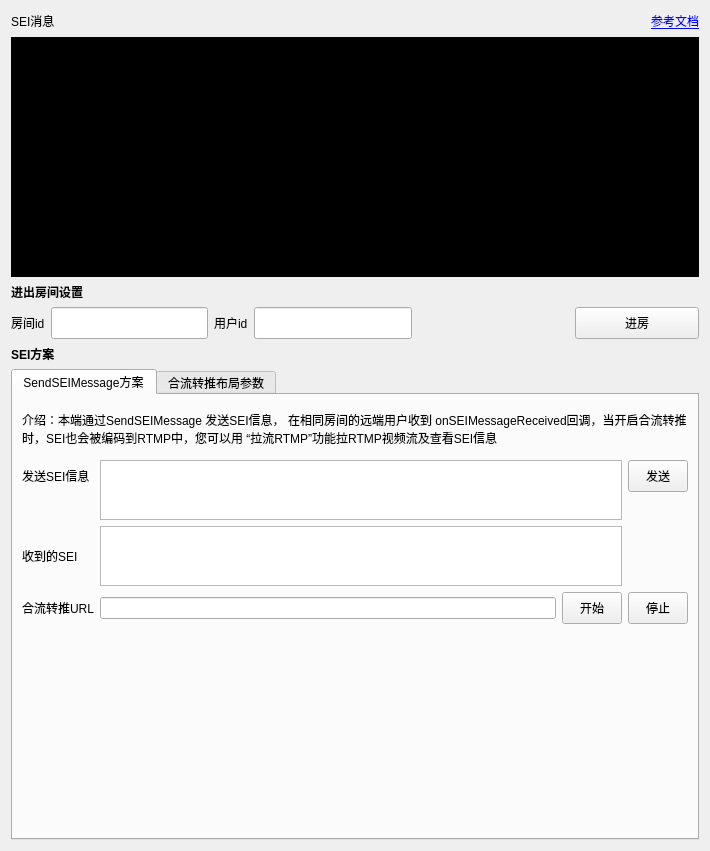
<?xml version="1.0" encoding="UTF-8"?>
<ui version="4.0">
 <class>SEIMessage</class>
 <widget class="QWidget" name="SEIMessage">
  <property name="geometry">
   <rect>
    <x>0</x>
    <y>0</y>
    <width>710</width>
    <height>851</height>
   </rect>
  </property>
  <property name="windowTitle">
   <string>Form</string>
  </property>
  <layout class="QVBoxLayout" name="verticalLayout">
   <item>
    <layout class="QHBoxLayout" name="horizontalLayout_2">
     <item>
      <widget class="QLabel" name="label_title">
       <property name="text">
        <string>SEI消息</string>
       </property>
      </widget>
     </item>
     <item>
      <spacer name="horizontalSpacer_3">
       <property name="orientation">
        <enum>Qt::Horizontal</enum>
       </property>
       <property name="sizeHint" stdset="0">
        <size>
         <width>40</width>
         <height>20</height>
        </size>
       </property>
      </spacer>
     </item>
     <item>
      <widget class="QLabel" name="label_6">
       <property name="minimumSize">
        <size>
         <width>18</width>
         <height>18</height>
        </size>
       </property>
       <property name="maximumSize">
        <size>
         <width>18</width>
         <height>18</height>
        </size>
       </property>
       <property name="text">
        <string/>
       </property>
       <property name="pixmap">
        <pixmap resource="../../../resources.qrc">:/img/Resources/ui/document.png</pixmap>
       </property>
       <property name="scaledContents">
        <bool>true</bool>
       </property>
      </widget>
     </item>
     <item>
      <widget class="QLabel" name="label_5">
       <property name="text">
        <string>&lt;a href=&quot;https://www.volcengine.com/docs/6348/70140&quot;&gt;参考文档</string>
       </property>
       <property name="openExternalLinks">
        <bool>true</bool>
       </property>
      </widget>
     </item>
    </layout>
   </item>
   <item>
    <widget class="QWidget" name="widget_users" native="true">
     <property name="minimumSize">
      <size>
       <width>0</width>
       <height>0</height>
      </size>
     </property>
     <property name="maximumSize">
      <size>
       <width>16777215</width>
       <height>240</height>
      </size>
     </property>
     <property name="styleSheet">
      <string notr="true">background-color: rgb(0, 0, 0);</string>
     </property>
     <layout class="QHBoxLayout" name="horizontalLayout_5">
      <property name="spacing">
       <number>0</number>
      </property>
      <property name="leftMargin">
       <number>0</number>
      </property>
      <property name="topMargin">
       <number>0</number>
      </property>
      <property name="rightMargin">
       <number>0</number>
      </property>
      <property name="bottomMargin">
       <number>0</number>
      </property>
      <item>
       <spacer name="horizontalSpacer_4">
        <property name="orientation">
         <enum>Qt::Horizontal</enum>
        </property>
        <property name="sizeHint" stdset="0">
         <size>
          <width>40</width>
          <height>20</height>
         </size>
        </property>
       </spacer>
      </item>
      <item>
       <widget class="UserWidget" name="widget" native="true">
        <property name="minimumSize">
         <size>
          <width>300</width>
          <height>240</height>
         </size>
        </property>
        <property name="maximumSize">
         <size>
          <width>300</width>
          <height>240</height>
         </size>
        </property>
       </widget>
      </item>
      <item>
       <spacer name="horizontalSpacer_5">
        <property name="orientation">
         <enum>Qt::Horizontal</enum>
        </property>
        <property name="sizeHint" stdset="0">
         <size>
          <width>40</width>
          <height>20</height>
         </size>
        </property>
       </spacer>
      </item>
     </layout>
    </widget>
   </item>
   <item>
    <widget class="QLabel" name="label_t1">
     <property name="font">
      <font>
       <bold>true</bold>
      </font>
     </property>
     <property name="text">
      <string>进出房间设置</string>
     </property>
    </widget>
   </item>
   <item>
    <layout class="QHBoxLayout" name="horizontalLayout">
     <item>
      <widget class="QLabel" name="label">
       <property name="text">
        <string>房间id</string>
       </property>
      </widget>
     </item>
     <item>
      <widget class="QLineEdit" name="lineEdit_room">
       <property name="minimumSize">
        <size>
         <width>60</width>
         <height>32</height>
        </size>
       </property>
       <property name="maximumSize">
        <size>
         <width>16777215</width>
         <height>32</height>
        </size>
       </property>
      </widget>
     </item>
     <item>
      <widget class="QLabel" name="label_2">
       <property name="text">
        <string>用户id</string>
       </property>
      </widget>
     </item>
     <item>
      <widget class="QLineEdit" name="lineEdit_uid">
       <property name="minimumSize">
        <size>
         <width>0</width>
         <height>32</height>
        </size>
       </property>
       <property name="maximumSize">
        <size>
         <width>16777215</width>
         <height>32</height>
        </size>
       </property>
      </widget>
     </item>
     <item>
      <spacer name="horizontalSpacer">
       <property name="orientation">
        <enum>Qt::Horizontal</enum>
       </property>
       <property name="sizeHint" stdset="0">
        <size>
         <width>40</width>
         <height>20</height>
        </size>
       </property>
      </spacer>
     </item>
     <item>
      <widget class="QPushButton" name="btn_join">
       <property name="minimumSize">
        <size>
         <width>124</width>
         <height>32</height>
        </size>
       </property>
       <property name="maximumSize">
        <size>
         <width>124</width>
         <height>32</height>
        </size>
       </property>
       <property name="text">
        <string>进房</string>
       </property>
      </widget>
     </item>
    </layout>
   </item>
   <item>
    <widget class="QLabel" name="label_t2">
     <property name="font">
      <font>
       <bold>true</bold>
      </font>
     </property>
     <property name="text">
      <string>SEI方案</string>
     </property>
    </widget>
   </item>
   <item>
    <widget class="QTabWidget" name="tabWidget">
     <property name="currentIndex">
      <number>0</number>
     </property>
     <widget class="QWidget" name="tab">
      <attribute name="title">
       <string>SendSEIMessage方案</string>
      </attribute>
      <layout class="QGridLayout" name="gridLayout">
       <item row="0" column="0" colspan="4">
        <widget class="QLabel" name="label_3">
         <property name="minimumSize">
          <size>
           <width>0</width>
           <height>50</height>
          </size>
         </property>
         <property name="maximumSize">
          <size>
           <width>16777215</width>
           <height>50</height>
          </size>
         </property>
         <property name="text">
          <string>介绍：本端通过SendSEIMessage 发送SEI信息， 在相同房间的远端用户收到 onSEIMessageReceived回调，当开启合流转推时，SEI也会被编码到RTMP中，您可以用 “拉流RTMP”功能拉RTMP视频流及查看SEI信息</string>
         </property>
         <property name="wordWrap">
          <bool>true</bool>
         </property>
        </widget>
       </item>
       <item row="1" column="0">
        <widget class="QLabel" name="label_4">
         <property name="text">
          <string>发送SEI信息</string>
         </property>
        </widget>
       </item>
       <item row="1" column="1" rowspan="2" colspan="2">
        <widget class="QTextEdit" name="textEdit_send1">
         <property name="maximumSize">
          <size>
           <width>16777215</width>
           <height>60</height>
          </size>
         </property>
        </widget>
       </item>
       <item row="1" column="3">
        <widget class="QPushButton" name="btn_send1">
         <property name="minimumSize">
          <size>
           <width>60</width>
           <height>32</height>
          </size>
         </property>
         <property name="maximumSize">
          <size>
           <width>60</width>
           <height>32</height>
          </size>
         </property>
         <property name="text">
          <string>发送</string>
         </property>
        </widget>
       </item>
       <item row="3" column="0">
        <widget class="QLabel" name="label_8">
         <property name="text">
          <string>收到的SEI</string>
         </property>
        </widget>
       </item>
       <item row="3" column="1" colspan="2">
        <widget class="QTextEdit" name="textEdit_receive1">
         <property name="maximumSize">
          <size>
           <width>16777215</width>
           <height>60</height>
          </size>
         </property>
        </widget>
       </item>
       <item row="4" column="0">
        <widget class="QLabel" name="label_7">
         <property name="text">
          <string>合流转推URL</string>
         </property>
        </widget>
       </item>
       <item row="4" column="1">
        <widget class="QLineEdit" name="lineEdit_url"/>
       </item>
       <item row="4" column="2">
        <widget class="QPushButton" name="btn_start1">
         <property name="minimumSize">
          <size>
           <width>60</width>
           <height>32</height>
          </size>
         </property>
         <property name="maximumSize">
          <size>
           <width>60</width>
           <height>32</height>
          </size>
         </property>
         <property name="text">
          <string>开始</string>
         </property>
        </widget>
       </item>
       <item row="4" column="3">
        <widget class="QPushButton" name="btn_stop1">
         <property name="minimumSize">
          <size>
           <width>60</width>
           <height>32</height>
          </size>
         </property>
         <property name="maximumSize">
          <size>
           <width>60</width>
           <height>32</height>
          </size>
         </property>
         <property name="text">
          <string>停止</string>
         </property>
        </widget>
       </item>
       <item row="5" column="1">
        <spacer name="verticalSpacer_2">
         <property name="orientation">
          <enum>Qt::Vertical</enum>
         </property>
         <property name="sizeHint" stdset="0">
          <size>
           <width>20</width>
           <height>40</height>
          </size>
         </property>
        </spacer>
       </item>
      </layout>
     </widget>
     <widget class="QWidget" name="tab_2">
      <attribute name="title">
       <string>合流转推布局参数</string>
      </attribute>
      <widget class="QLabel" name="label_10">
       <property name="geometry">
        <rect>
         <x>20</x>
         <y>12</y>
         <width>640</width>
         <height>16</height>
        </rect>
       </property>
       <property name="text">
        <string>介绍：合流转推时，布局信息中携带SEI，可被编码到视频帧中</string>
       </property>
       <property name="wordWrap">
        <bool>true</bool>
       </property>
      </widget>
      <widget class="QWidget" name="layoutWidget">
       <property name="geometry">
        <rect>
         <x>10</x>
         <y>50</y>
         <width>641</width>
         <height>238</height>
        </rect>
       </property>
       <layout class="QGridLayout" name="gridLayout_2">
        <item row="1" column="4">
         <widget class="QPushButton" name="btn_stop2">
          <property name="minimumSize">
           <size>
            <width>60</width>
            <height>32</height>
           </size>
          </property>
          <property name="text">
           <string>停止</string>
          </property>
         </widget>
        </item>
        <item row="1" column="0">
         <widget class="QLabel" name="label_9">
          <property name="text">
           <string>合流转推URL</string>
          </property>
         </widget>
        </item>
        <item row="1" column="1">
         <widget class="QLineEdit" name="lineEdit_url2"/>
        </item>
        <item row="2" column="1">
         <spacer name="verticalSpacer">
          <property name="orientation">
           <enum>Qt::Vertical</enum>
          </property>
          <property name="sizeHint" stdset="0">
           <size>
            <width>20</width>
            <height>40</height>
           </size>
          </property>
         </spacer>
        </item>
        <item row="1" column="2">
         <widget class="QPushButton" name="btn_start2">
          <property name="minimumSize">
           <size>
            <width>60</width>
            <height>32</height>
           </size>
          </property>
          <property name="text">
           <string>开始</string>
          </property>
         </widget>
        </item>
        <item row="0" column="1" colspan="4">
         <widget class="QTextEdit" name="textEdit_send2">
          <property name="maximumSize">
           <size>
            <width>16777215</width>
            <height>60</height>
           </size>
          </property>
         </widget>
        </item>
        <item row="0" column="0">
         <widget class="QLabel" name="label_12">
          <property name="text">
           <string>app_data</string>
          </property>
         </widget>
        </item>
        <item row="1" column="3">
         <widget class="QPushButton" name="btn_update2">
          <property name="minimumSize">
           <size>
            <width>60</width>
            <height>32</height>
           </size>
          </property>
          <property name="text">
           <string>更新</string>
          </property>
         </widget>
        </item>
       </layout>
      </widget>
     </widget>
    </widget>
   </item>
  </layout>
 </widget>
 <customwidgets>
  <customwidget>
   <class>UserWidget</class>
   <extends>QWidget</extends>
   <header>UserWidget.h</header>
   <container>1</container>
  </customwidget>
 </customwidgets>
 <resources>
  <include location="../../../resources.qrc"/>
 </resources>
 <connections/>
</ui>
